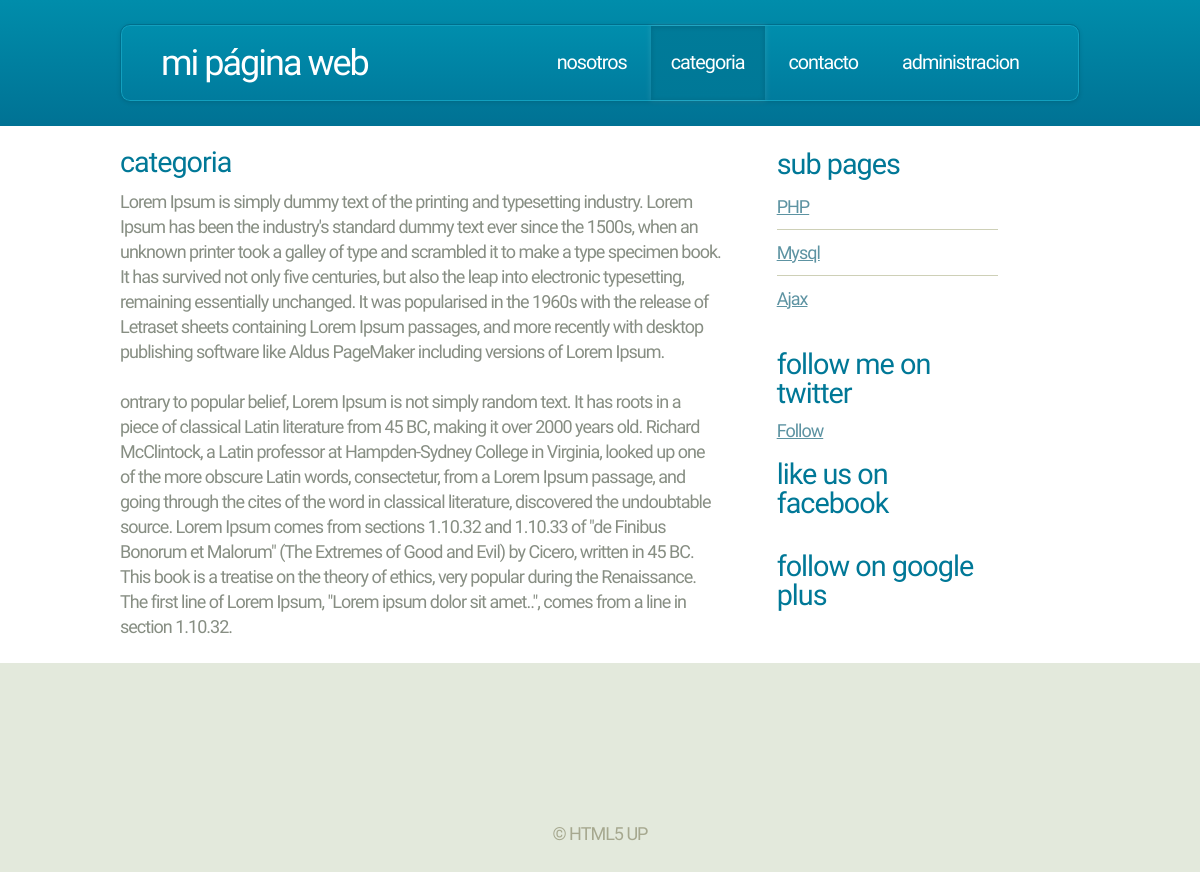
The app's page /category.php with its own data.
### tables this page shows
CREATE TABLE `mp_pages` (
  `page_id` int(11) NOT NULL,
  `page_title` varchar(255) NOT NULL,
  `page_desc` text,
  `meta_keywords` varchar(255) DEFAULT NULL,
  `meta_desc` varchar(255) DEFAULT NULL,
  `sort_order` int(11) NOT NULL DEFAULT '0',
  `parent` varchar(255) NOT NULL DEFAULT '0',
  `status` enum('A','I') NOT NULL DEFAULT 'A',
  `page_alias` varchar(255) DEFAULT NULL
);

### libs/config.php (called while the page is built, shortened)
<?php
require_once("common_functions.php");
$currentPage = pathinfo($_SERVER['PHP_SELF'], PATHINFO_FILENAME);
?>

### libs/common_functions.php (called while the page is built, shortened)
<?php
function easy_crypt($string) {
    return base64_encode($string . "_@#!@");
}
function getPageDetailsByName($pageAlias) {
    global $DB;
    $rs = array();
    $sql = "SELECT * FROM " . TABLE_PAGES . " WHERE 1 AND page_alias = :pname";
    try {
        $stmt = $DB->prepare($sql);
        $stmt->bindValue(":pname", $pageAlias);
        $stmt->execute();
        $results = $stmt->fetchAll();
    } catch (Exception $ex) {
        echo errorMessage($ex->getMessage());
    }
    if (count($results) > 0) {
       $rs =  $results[0];
    }
    return $rs;
}
?>

### category.php (the view)
<?php
require("libs/config.php");
$pageDetails = getPageDetailsByName($currentPage);
include("header.php");
?>
<div class="row main-row">
    <div class="8u">
        <section class="left-content">
            <h2><?php echo stripslashes($pageDetails["page_title"]); ?></h2>
            <?php echo stripslashes($pageDetails["page_desc"]); ?>
        </section>
    </div>
	<?php include("sidebar.php"); ?>
</div>
<?php
include("footer.php");
?>

### sidebar.php (shortened to what this page needs)
<?php
$page_id = $pageDetails["page_id"];
if ($_GET["id"] <> "") {
    $sql = "SELECT * FROM " . TABLE_PAGES . " WHERE status = 'A' AND parent = :parent ORDER BY sort_order ASC";
    try {
        $stmt = $DB->prepare($sql);
        $stmt->bindValue(":parent", db_prepare_input($pageDetails["parent"]));
        $stmt->execute();
        $pagesResults = $stmt->fetchAll();
    } catch (Exception $ex) {
       echo errorMessage($ex->getMessage());
    }
} elseif ($page_id <> "") {
   $sql = "SELECT * FROM " . TABLE_PAGES . " WHERE status = 'A' AND parent = :parent ORDER BY sort_order ASC";
    try {
        $stmt = $DB->prepare($sql);
        $stmt->bindValue(":parent", db_prepare_input($page_id));
        $stmt->execute();
        $pagesResults = $stmt->fetchAll();
    } catch (Exception $ex) {
        echo errorMessage($ex->getMessage());
    }
}
?>
<div class="3u">
    <?php
    if (count($pagesResults) > 0) {
        ?>
        <section>
            <h2>sub pages</h2>
            <div>
                <div class="row">
                    <div class="12u">
                        <ul class="link-list">
                            <?php foreach ($pagesResults as $rs) { ?>
                                <li><a href="page.php?id=<?php echo easy_crypt($rs["page_alias"]); ?>"><?php echo stripslashes($rs["page_title"]); ?></a></li>
                            <?php } ?>
                        </ul>
                    </div>
                </div>
            </div>
        </section>
    <?php } ?>
    <section>
        <h2>Follow me on Twitter</h2>
        <div>
            <div class="row">
                <div class="12u">
                    <a class="twitter-follow-button"
		href="https://twitter.com/"
		data-show-count="true" data-size="large"
		data-lang="en"  >
		Follow
		</a>
                </div>
            </div>
        </div>
    </section>
    <section>
        <h2>Like us on facebook</h2>
    </section>
    <section>
        <h2>Follow on Google Plus</h2>
    </section>
</div>

### css/style.css (style rules this page uses)
*,*:before,*:after { -moz-box-sizing:content-box;-webkit-box-sizing:content-box;-o-box-sizing:content-box;-ms-box-sizing:content-box;box-sizing:content-box }
body { font-size: 13.5pt; font-family: sans-serif; background-color: #e3e9dc; font-family: 'Ubuntu Condensed', sans-serif; color: #878e83; letter-spacing: -1px; }
h1,h2,h3,h4 { color: #007897; font-weight: normal; }
h1,h2 { text-transform: lowercase; }
h2 { font-size: 1.6em; letter-spacing: -1px; margin-bottom: 0.5em; text-transform:lowercase; }
p, ul { margin-bottom: 1.25em; }
ul { padding: 0.25em 0 0 0; }
a { color: #5d93a2; text-decoration: underline; }
ul.link-list li { border-top: solid 1px #ced0b7; padding: 0.75em 0 0 0; margin: 0.75em 0 0 0; }
ul.link-list li:first-child { padding-top: 0; margin-top: 0; border-top: 0; }

### css/style-desktop.css (style rules this page uses)
body { min-width: 1200px; }
section, article { margin: 0 0 20px 0; }
section:last-child, article:last-child { margin-bottom: 0; }
section.left-content { padding-right: 30px; line-height:25px; }

### css/style-1000px.css (style rules this page uses)
body { min-width: 960px; }

### records on screen
mp_pages: page_title "categoria", page_desc "Lorem Ipsum is simply dummy text of the printing and typesetting industry. Lorem Ipsum has been the industry's standard dummy text ever since the 1500s, when an unknown printer took a galley of type and scrambled it to make a type specimen book. It has survived not only five centuries, but also the leap into electronic typesetting, remaining essentially unchanged. It was popularised in the 1960s with the release of Letraset sheets containing Lorem Ipsum passages, and more recently with desktop publishing software like Aldus PageMaker including versions of Lorem Ipsum. ontrary to popular belief, Lorem Ipsum is not simply random text. It has roots in a piece of classical Latin literature from…"
mp_pages: page_title "PHP"
mp_pages: page_title "Mysql"
mp_pages: page_title "Ajax"

### other values on screen
SITE_NAME "mi página web"
